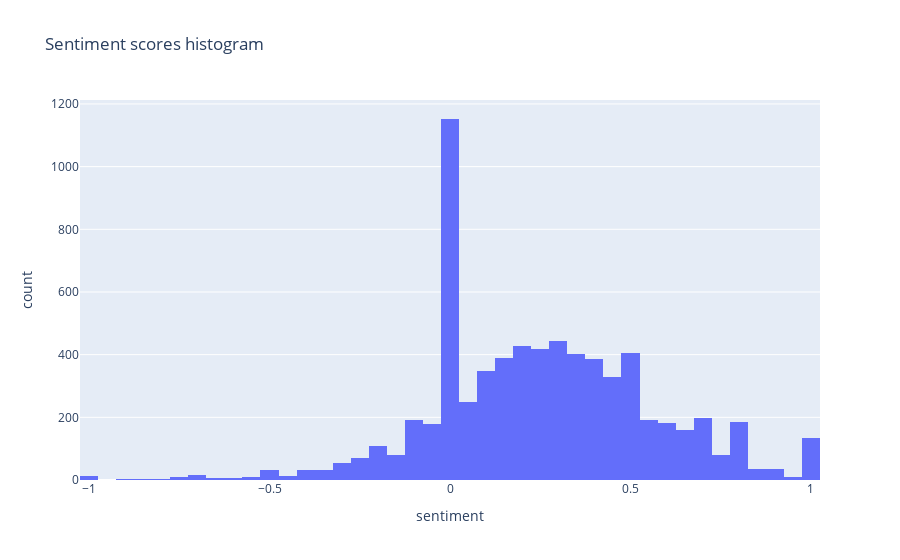

Notebook cell for this chart:
### Code cell
px.histogram(df, x='sentiment', nbins=50, title="Sentiment scores histogram").show()

### Figure 1 — Plotly figure (JSON) as saved in the notebook; plotly's stock layout.template omitted (floating-point values rounded to 4 significant figures; data arrays with more than 128 entries replaced by an {"elided": "..."} marker saying what was removed)
{"data": [{"alignmentgroup": "True", "bingroup": "x", "hovertemplate": "sentiment=%{x}<br>count=%{y}<extra></extra>", "legendgroup": "", "marker": {"color": "#636efa", "pattern": {"shape": ""}}, "name": "", "nbinsx": 50, "offsetgroup": "", "orientation": "v", "showlegend": false, "type": "histogram", "x": {"elided": "7015 float values"}, "xaxis": "x", "yaxis": "y"}], "layout": {"barmode": "relative", "legend": {"tracegroupgap": 0}, "title": {"text": "Sentiment scores histogram"}, "xaxis": {"anchor": "y", "domain": [0, 1], "title": {"text": "sentiment"}}, "yaxis": {"anchor": "x", "domain": [0, 1], "title": {"text": "count"}}}}
